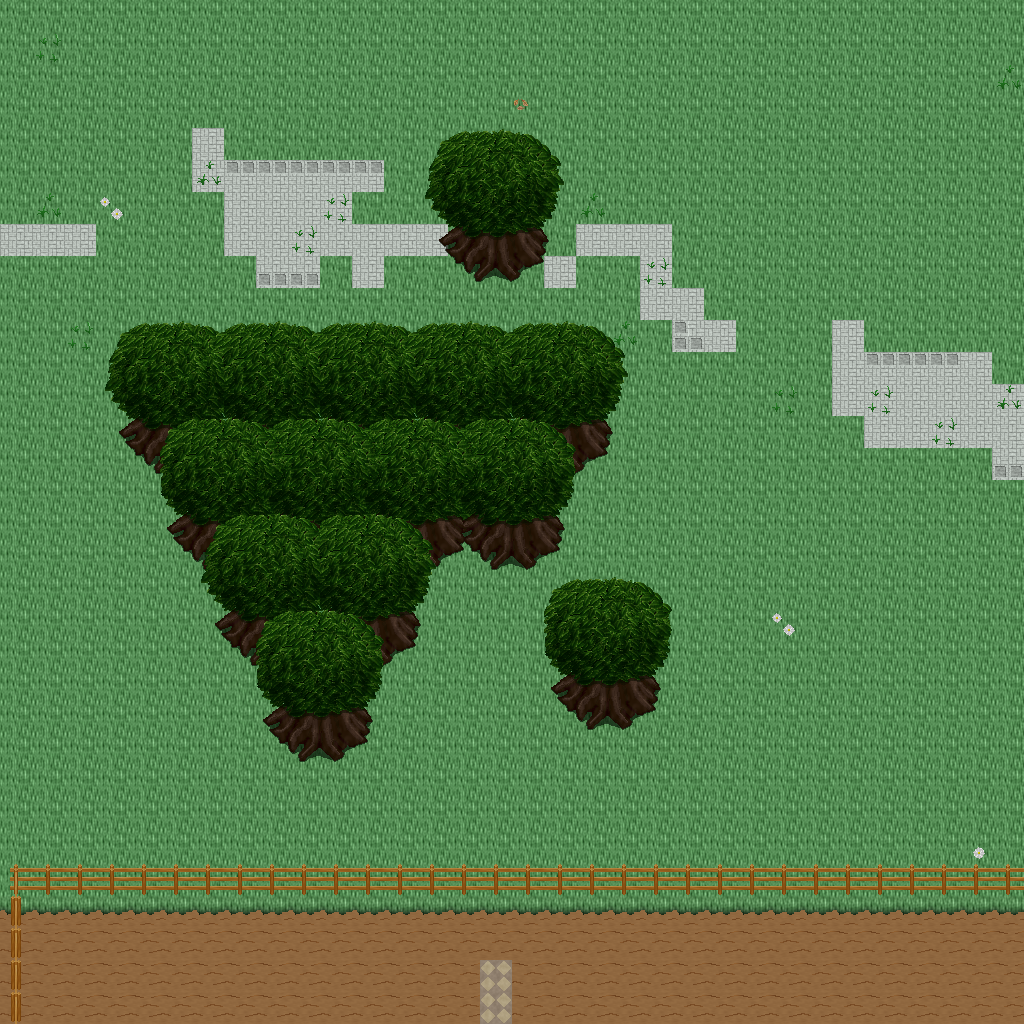

This is a level from a 2D game, rendered from its Tiled map with the project's own tilesets. A one-line summary and the map file follow, with tile-layer data summarised:
An orthogonal 32x32 tile map with 32x32 px tiles, 5 tile layers (Ground, Objects, Objects2, Above, ...), 1 hidden layer not drawn, 27 tilesets.

<map version="1.10" tiledversion="1.11.0" orientation="orthogonal" renderorder="right-down" width="32" height="32" tilewidth="32" tileheight="32" infinite="0" nextlayerid="11" nextobjectid="1">
 <tileset firstgid="1" name="ground_ground" tilewidth="32" tileheight="32" tilecount="33" columns="3">
  <image source="../drawable/ground_ground.png" width="96" height="352" />
 </tileset>
 <tileset firstgid="34" name="ground_brown_paving" tilewidth="32" tileheight="32" tilecount="2" columns="2">
  <image source="../drawable/ground_brown_paving.png" width="64" height="32" />
 </tileset>
 <tileset firstgid="36" name="ground_water_water_bubbles" tilewidth="32" tileheight="32" tilecount="32" columns="8">
  <image source="../drawable/ground_water_water_bubbles.png" width="256" height="128" />
 </tileset>
 <tileset firstgid="68" name="ground_grass_edges" tilewidth="32" tileheight="32" tilecount="36" columns="12">
  <image source="../drawable/ground_grass_edges.png" width="384" height="96" />
 </tileset>
 <tileset firstgid="104" name="ground_ridge_earth_dark" tilewidth="32" tileheight="32" tilecount="96" columns="12">
  <image source="../drawable/ground_ridge_earth_dark.png" width="384" height="256" />
 </tileset>
 <tileset firstgid="200" name="plant_flower_daisy_red" tilewidth="32" tileheight="32" tilecount="8" columns="2">
  <image source="../drawable/plant_flower_daisy_red.png" width="64" height="128" />
 </tileset>
 <tileset firstgid="208" name="plant_grasses" tilewidth="32" tileheight="32" tilecount="6" columns="3">
  <image source="../drawable/plant_grasses.png" width="96" height="64" />
 </tileset>
 <tileset firstgid="214" name="plant_flower_daisy_white" tilewidth="32" tileheight="32" tilecount="8" columns="2">
  <image source="../drawable/plant_flower_daisy_white.png" width="64" height="128" />
 </tileset>
 <tileset firstgid="222" name="plant_leaves" tilewidth="32" tileheight="32" tilecount="8" columns="4">
  <image source="../drawable/plant_leaves.png" width="128" height="64" />
 </tileset>
 <tileset firstgid="230" name="ground_grass_corners" tilewidth="32" tileheight="32" tilecount="24" columns="6">
  <image source="../drawable/ground_grass_corners.png" width="192" height="128" />
 </tileset>
 <tileset firstgid="254" name="plant_flower_daisy_blue" tilewidth="32" tileheight="32" tilecount="8" columns="2">
  <image source="../drawable/plant_flower_daisy_blue.png" width="64" height="128" />
 </tileset>
 <tileset firstgid="262" name="building_fence_fence_chunky" tilewidth="32" tileheight="32" tilecount="21" columns="3">
  <image source="../drawable/building_fence_fence_chunky.png" width="96" height="224" />
 </tileset>
 <tileset firstgid="283" name="ground_rock_pebbles" tilewidth="32" tileheight="32" tilecount="3" columns="1">
  <image source="../drawable/ground_rock_pebbles.png" width="32" height="96" />
 </tileset>
 <tileset firstgid="286" name="plant_tree_tree_darkgreen" tilewidth="32" tileheight="32" tilecount="88" columns="8">
  <image source="../drawable/plant_tree_tree_darkgreen.png" width="256" height="352" />
 </tileset>
 <tileset firstgid="374" name="plant_bush_bushes" tilewidth="32" tileheight="32" tilecount="10" columns="5">
  <image source="../drawable/plant_bush_bushes.png" width="160" height="64" />
 </tileset>
 <tileset firstgid="384" name="logic_creature_rodent" tilewidth="32" tileheight="32" tilecount="8" columns="8">
  <image source="../drawable/logic_creature_rodent.png" width="256" height="32" />
 </tileset>
 <tileset firstgid="392" name="logic_item_corn" tilewidth="32" tileheight="32" tilecount="5" columns="5">
  <image source="../drawable/logic_item_corn.png" width="160" height="32" />
 </tileset>
 <tileset firstgid="397" name="logic_item_resources" tilewidth="32" tileheight="32" tilecount="6" columns="6">
  <image source="../drawable/logic_item_resources.png" width="192" height="32" />
 </tileset>
 <tileset firstgid="403" name="logic_creature_gnome" tilewidth="32" tileheight="32" tilecount="6" columns="6">
  <image source="../drawable/logic_creature_gnome.png" width="192" height="32" />
 </tileset>
 <tileset firstgid="409" name="logic_item_mushroom" tilewidth="32" tileheight="32" tilecount="6" columns="6">
  <image source="../drawable/logic_item_mushroom.png" width="192" height="32" />
 </tileset>
 <tileset firstgid="415" name="logic_item_sheepfood" tilewidth="32" tileheight="32" tilecount="1" columns="1">
  <image source="../drawable/logic_item_sheepfood.png" width="32" height="32" />
 </tileset>
 <tileset firstgid="416" name="logic_creature_animal" tilewidth="32" tileheight="32" tilecount="32" columns="8">
  <image source="../drawable/logic_creature_animal.png" width="256" height="128" />
 </tileset>
 <tileset firstgid="448" name="logic_item_vegetable" tilewidth="32" tileheight="32" tilecount="16" columns="8">
  <image source="../drawable/logic_item_vegetable.png" width="256" height="64" />
 </tileset>
 <tileset firstgid="464" name="logic_collision" tilewidth="32" tileheight="32" tilecount="1" columns="1">
  <image source="../drawable/logic_collision.png" width="32" height="32" />
 </tileset>
 <tileset firstgid="465" name="logic_item_herb" tilewidth="32" tileheight="32" tilecount="5" columns="5">
  <image source="../drawable/logic_item_herb.png" width="160" height="32" />
 </tileset>
 <tileset firstgid="470" name="ground_green_paving" tilewidth="32" tileheight="32" tilecount="18" columns="3">
  <image source="../drawable/ground_green_paving.png" width="96" height="192" />
 </tileset>
 <tileset firstgid="488" name="logic_creature_reptile" tilewidth="32" tileheight="32" tilecount="7" columns="7">
  <image source="../drawable/logic_creature_reptile.png" width="224" height="32" />
 </tileset>
 <layer id="1" name="Ground" width="32" height="32">
  <data>[1024 cells, 1024 non-empty, 4 distinct tile ids]</data>
 </layer>
 <layer id="2" name="Objects" width="32" height="32">
  <data>[1024 cells, 156 non-empty, 10 distinct tile ids]</data>
 </layer>
 <layer id="3" name="Objects2" width="32" height="32">
  <data>[1024 cells, 93 non-empty, 18 distinct tile ids]</data>
 </layer>
 <layer id="4" name="Above" width="32" height="32">
  <data>[1024 cells, 158 non-empty, 44 distinct tile ids]</data>
 </layer>
 <layer id="5" name="Above2" width="32" height="32">
  <data>[1024 cells, 29 non-empty, 10 distinct tile ids]</data>
 </layer>
 <layer id="6" name="Walkable" width="32" height="32" visible="0">
  <data>[1024 cells, 134 non-empty, 1 distinct tile ids]</data>
 </layer>
 <objectgroup id="7" name="Mapevents" />
 <objectgroup id="8" name="Spawn" />
 <objectgroup id="9" name="Keys" />
 <objectgroup id="10" name="Replace" />
</map>
